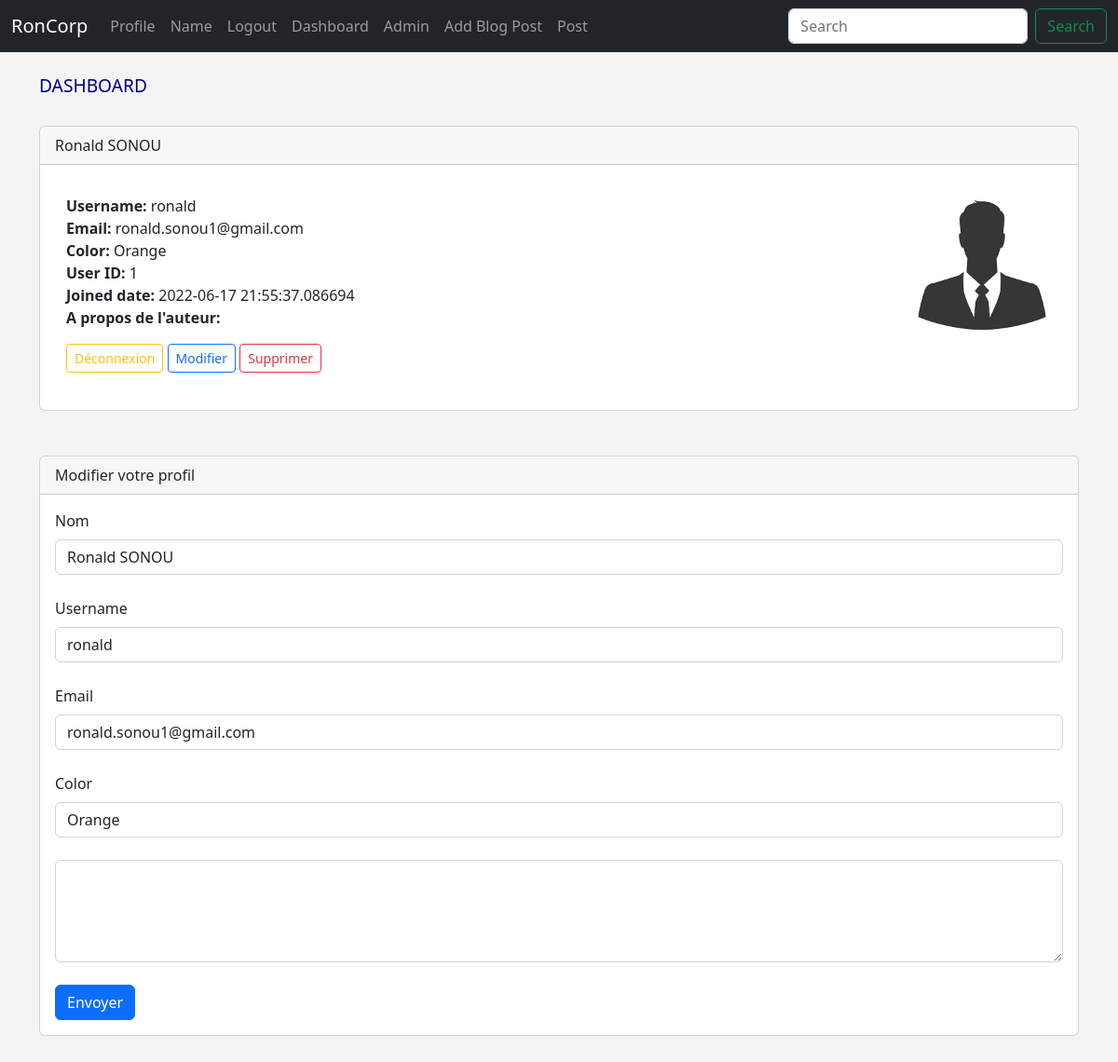
The app's page /dashboard (signed in) with its own data.
### hello_back.py (models this page shows, shortened)
class Users(db.Model,UserMixin):
    id = db.Column(db.Integer, primary_key=True)
    username = db.Column(db.String(20), nullable=False, unique=True)
    name = db.Column(db.String(200), nullable = False)
    email = db.Column(db.String(120), nullable = False, unique=True)
    color = db.Column(db.String(100))
    date_added = db.Column(db.DateTime, default = datetime.utcnow)
    password_hash = db.Column(db.String(120))
    @property
    def password(self):
        raise AttributeError("Le mots de passe ne peut être lu")

### hello_back.py (the view)
@app.route('/dashboard',methods=['GET','POST'])
@login_required
def dashboard():
    form = UserForm()
    id = current_user.id
    user_to_update = Users.query.get_or_404(id)
    if request.method == 'POST':
        user_to_update.name = request.form['name']
        user_to_update.email = request.form['email']
        user_to_update.color = request.form['color']
        user_to_update.username = request.form['username']
        try:
            db.session.commit()
            flash("Utilisateur modifier avec succès")
            return render_template('dashboard.html', form = form, user_to_update=user_to_update,id=id)
        except:
            flash("Erreur, réessayer!!!")
            return render_template('dashboard.html', form = form, user_to_update=user_to_update,id=id)
    else:
        return render_template('dashboard.html', form = form, user_to_update=user_to_update,id=id)
    return render_template('dashboard.html')

### hello_back.py
class UserForm(FlaskForm):
    name = StringField("Nom", validators=[DataRequired()])
    username = StringField("Username", validators=[DataRequired()])
    email = StringField("Email", validators=[DataRequired()])
    color = StringField("Color")
    password_hash = PasswordField("Password",validators=[DataRequired(),EqualTo('password_hash2',message='Saisissez le même mot de passe')])
    password_hash2 = PasswordField("Confirm Password",validators=[DataRequired()])
    submit = SubmitField("Envoyer")

### hello_back.py (called while the page is built)
@login_manager.user_loader
def load_user(user_id):
    return Users.query.get(int(user_id))

### templates/dashboard.html (shortened to what this page needs)
{% extends 'base.html' %}
{% block content %}
        <h2>DASHBOARD</h2>
        <br>
        {% if current_user.is_authenticated %}
        <div class="card">
            <div class="card-header">
                {{ current_user.name }}
            </div>
            <div class="card-body">
              <p class="card-text">
                <div class="container">
                  <div class="row">
                    <div class="col-8">
                      <strong>Username:</strong> {{ current_user.username }} <br>
                      <strong>Email:</strong> {{ current_user.email }} <br>
                      <strong>Color:</strong> {{ current_user.color }} <br>
                      <strong>User ID:</strong> {{ current_user.id }} <br>
                      <strong>Joined date:</strong> {{ current_user.date_added }} <br>
                      <strong>A propos de l'auteur:</strong> {{ current_user.about_author }} <br>
                    </p>
                      <a href="{{ url_for('logout')}}" class="btn btn-outline-warning btn-sm">Déconnexion</a>
                      <a href="{{url_for('update',id = current_user.id )}}" class ="btn btn-outline-primary btn-sm">Modifier</a>
                      <a href="{{ url_for('delete',id=current_user.id) }}" class="btn btn-outline-danger btn-sm">Supprimer</a><br><br>
                    </div>
                    <div class="col-4">
                      <img src="{{ url_for('static', filename='images/profile.png') }}" alt="Profil pic" width="150" align="right">
                    </div>
                  </div>
                </div>
          <br><br>
          <div class="card">
            <div class="card-header">
               Modifier votre profil
            </div>
            <div class="card-body">
              <form action="/dashboard" method="POST">
                {{form.name.label(class="form-label")}}
                {{form.name(class="form-control", value=user_to_update.name)}} <br>
                {{form.username.label(class="form-label")}}
                {{form.username(class="form-control", value=user_to_update.username)}} <br>
                {{form.email.label(class="form-label")}}
                {{form.email(class="form-control", value=user_to_update.email)}} <br>
                {{form.color.label(class="form-label")}}
                {{form.color(class="form-control", value=user_to_update.color)}} <br>
                <textarea name="about_author" class="form-control" rows="4">{{ user_to_update.about_author }}
                </textarea> <br>
                {{form.submit(class="btn btn-primary")}}
            </form>
            </div>
          </div>
        {% endif %}
<br><br>
{% endblock %}

### templates/base.html (shortened to what this page needs)
<!doctype html>
<html lang="en">
  <head>
    <link href="https://cdn.jsdelivr.net/npm/bootstrap@5.2.0-beta1/dist/css/bootstrap.min.css" rel="stylesheet">
    <link rel="stylesheet" href="{{ url_for('static',filename='css/style.css')}}">
  </head>
  <body>
    {% include 'navbar.html' %}
    <h1>RonCorp</h1>
    <div class="container">
      <br>
      {% block content %}
      {% endblock %}
  </body>
</html>

### templates/navbar.html (shortened to what this page needs)
<nav class="navbar navbar-expand-lg fixed-top navbar-dark bg-dark">
    <div class="container-fluid">
      <a class="navbar-brand" href="{{ url_for('index')}}">RonCorp</a>
      <div class="collapse navbar-collapse" id="navbarSupportedContent">
        <ul class="navbar-nav me-auto mb-2 mb-lg-0">
          <li class="nav-item">
            <a class="nav-link" href="{{url_for('user',name='john')}}">Profile</a>
          </li>
          <li class="nav-item">
            <a class="nav-link" href="{{url_for('name')}}">Name</a>
          </li>
          {% if current_user.is_authenticated %}
            <li class="nav-item">
              <a class="nav-link" href="{{url_for('logout')}}">Logout</a>
            </li>
            <li class="nav-item">
              <a class="nav-link" href="{{url_for('dashboard')}}">Dashboard</a>
            </li>
            {% if current_user.id == 1 %}
            <li class="nav-item">
              <a class="nav-link" href="{{url_for('admin')}}">Admin</a>
            </li>
            {% endif%}
          {% endif %}
          <li class="nav-item">
            <a class="nav-link" href="{{url_for('add_posts')}}">Add Blog Post</a>
          </li>
          <li class="nav-item">
            <a class="nav-link" href="{{url_for('posts')}}">Post</a>
          </li>
        </ul>
        <form method="POST" action="{{ url_for('search')}}" class="d-flex" role="search">
          <input class="form-control me-2" name="searched" type="search" placeholder="Search" aria-label="Search">
          <button class="btn btn-outline-success" type="submit">Search</button>
        </form>
      </div>
    </div>
  </nav>

### static/css/style.css (style rules this page uses)
h2 { color: navy; font-size: 1.2em }
body { background: #f4f4f4; }
a { text-decoration: none; }

### records on screen
Users: name "Ronald SONOU", username "ronald", email "ronald.sonou1@gmail.com", color "Orange", id "1", date_added "2022-06-17 21:55:37.086694"
